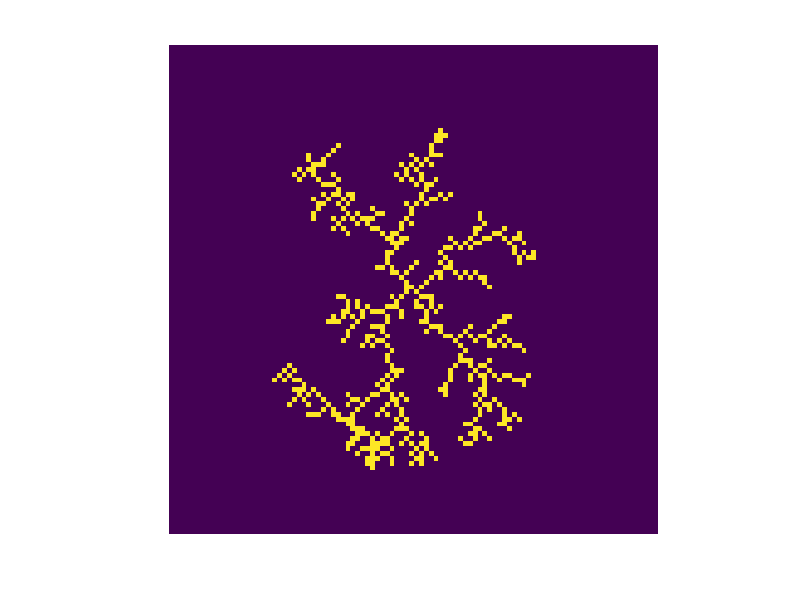

Write MATLAB code to recreate this figure.
clear all 
N=100;  % Computational Grid Size 
structure=zeros(N,N);   % Array to store the occupation of particles 
Circle_X=[];    % Array to store the X-Coordinates of points inside Annular
Circle_Y=[];    % Array to store the Y-Coordinates of points inside Annular
Circle_Size=0;  % Variable to store number of points inside the Annular 
% Loop to obtain the points inside the annular disc
for i=1:N
    for j=1:N
        % Inner radius = 40 and outer radious = 30 
        % Can be varied to obtain better outputs 
        if abs((i-(N/2))^2+(j-(N/2))^2)<=40*40 && abs((i-(N/2))^2+(j-(N/2))^2)>=30*30
            Circle_X=[Circle_X i];  % Storing the X-Coordinate
            Circle_Y=[Circle_Y j];  % Storing the Y-Coordinate
            Circle_Size=Circle_Size+1;
        end
    end
end
structure(N/2,N/2)=1;   % Initial condition where the center is occupied
hit=1;  % Variable to signify whether it has hit another particle or not 
        % hit = 0 implies it has hit, hit = 1 implies not 
count=0;% Count of particles inside the domain 
Itr_Site=1;             % Iterator for random site  
Random_Site=randi(Circle_Size,100000,1); % Array storing the random numbers 
Itr_Move=1;             % Iterator for random movement
Random_Move=randi(8,100000,1);  % Array storing the random movements 
while count<500
    % Loop to run till the number of particles forming the structure = 500
    hit=1;
    Site=Random_Site(Itr_Site); % Random Site Assigned
    Itr_Site=Itr_Site+1;
    if(Itr_Site==100000)
        Itr_Site=1;
        Random_Site=randi(Circle_Size,100000,1); % Reassigning once used
    end
    Point_X=Circle_X(Site); % Coordinates of assigned sites
    Point_Y=Circle_Y(Site);
    while hit
    % Looped till the particle hits another particle 
    Itr_Move=Itr_Move+1; 
    if(Itr_Move==100000)
        Itr_Move=1;
        Random_Move=randi(8,100000,1);  % Reassigning once used
    end
    k=Random_Move(Itr_Move);            % Random movement value   
    % Depending on Value some direction is choosen using switch out of 8
    switch k
    % Respective change in coordinates are carried out based on the value
        case 1  
            Point_X=Point_X-1;
            Point_Y=Point_Y-1;
        case 2
            Point_X=Point_X;
            Point_Y=Point_Y-1;
        case 3 
            Point_X=Point_X+1;
            Point_Y=Point_Y-1;
        case 4
            Point_X=Point_X-1;
            Point_Y=Point_Y;
        case 5 
            Point_X=Point_X+1;
            Point_Y=Point_Y;
        case 6
            Point_X=Point_X-1;
            Point_Y=Point_Y+1;
        case 7 
            Point_X=Point_X;
            Point_Y=Point_Y+1;
        case 8
            Point_X=Point_X+1;
            Point_Y=Point_Y+1;
    end
    % Checking whether the particle is still inside the outer circle 
    if(abs((Point_X-(N/2))^2+(Point_Y-(N/2))^2)>=40*40)
        break;
    end
    % Checking the Nearest Neighbours available 
    % Anisotropy can be achieved by replacing the condition to 
    % structure(Point_X,max(Point_Y-1,1))+structure(max(Point_X-1,1),Point_Y)+structure(min(Point_X+1,N),Point_Y)+structure(Point_X,min(Point_Y+1,N))==1
    if  structure(max(Point_X-1,1),max(Point_Y-1,1)) || structure(Point_X,max(Point_Y-1,1)) ||structure(min(Point_X+1,N),max(Point_Y-1,1)) ||structure(max(Point_X-1,1),Point_Y) ||structure(min(Point_X+1,N),Point_Y) ||structure(max(Point_X-1,1),min(Point_Y+1,N)) ||structure(Point_X,min(Point_Y+1,N)) ||structure(min(Point_X+1,N),min(Point_Y+1,N))
    % If neighbours are found, we assign the final position
    % Hit is assigned 0 as neighbours are found 
            hit=0;
            count=count+1;
            structure(Point_X,Point_Y)=1;
            break;
    end
    hit=1;
    end
end
imagesc(structure);
axis 'square';
axis off;
